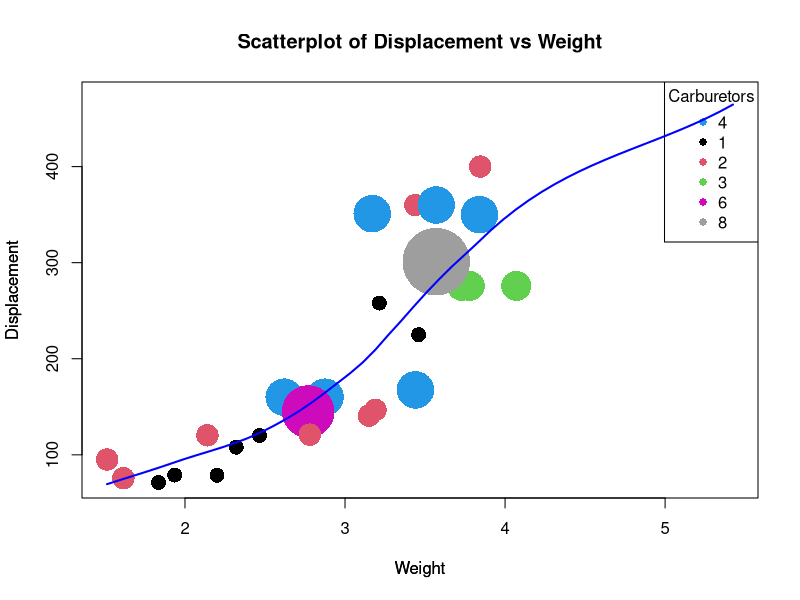

Here is the R script that generated this plot:


library(datasets)

data(mtcars)

plot(mtcars$wt, mtcars$disp, 
     col = mtcars$carb,      
     pch = 16,               
     cex = mtcars$carb + 1,  
     main = "Scatterplot of Displacement vs Weight",
     xlab = "Weight",
     ylab = "Displacement")

legend("topright", legend = unique(mtcars$carb), 
       title = "Carburetors",
       col = unique(mtcars$carb),
       pch = 16,
       cex = 1)

# Smooth line 
lines(loess.smooth(mtcars$wt, mtcars$disp), col = "blue", lwd = 2)

xlabel <- "Weight"
ylabel <- "Displacement"
title(xlab = xlabel, ylab = ylabel)
